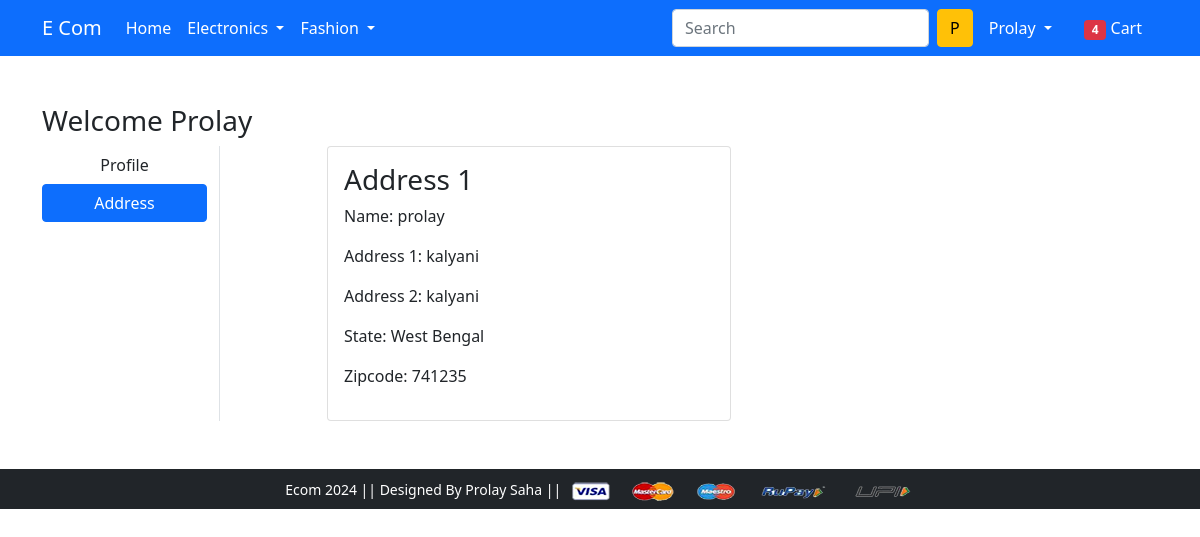
The app's page /address/ (signed in), older data.
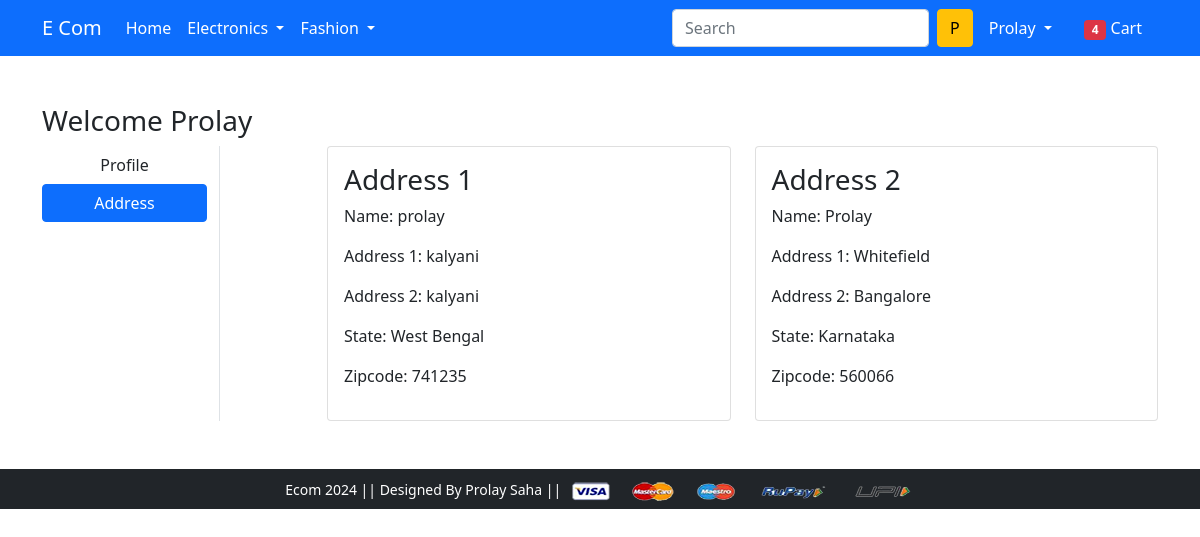
The same page, newer data.
### app/models.py (models this page shows, shortened)
class Customer(models.Model):
    user = models.ForeignKey(User, on_delete=models.CASCADE)
    name = models.CharField(max_length=200)
    location = models.CharField(max_length=200)
    city = models.CharField(max_length=200)
    zipcode = models.IntegerField()
    state = models.CharField(choices=STATE_CHOICES, max_length=50)

### app/views.py (the view)
# urls.py: path('address/', views.address, name='address'),
def address(request):
    add=Customer.objects.filter(user=request.user)
    return render(request, 'app/address.html',{'add':add})

### app/templates/app/address.html (shortened to what this page needs)
{% extends 'app/base.html' %}
{% load static %}
{% block main-content %}
<div class="container my-5">
 <div class="row">
 <h3>Welcome <spam class="text-capitalize">{{request.user}}</spam></h3>
  <div class="col-sm-2 border-end">
   <ul class="list-unstyled">
    <li class="d-grid"><a href="{% url 'profile' %}" class="btn">Profile</a></li>
    <li class="d-grid"><a href="{% url 'address' %}" class="btn btn-primary">Address</a></li>
   </ul>
  </div>
  <div class="col-sm-9 offset-sm-1">
   <div class="row">
    {% for ad in add %}
    <div class="col-sm-6">
     <div class="card">
      <div class="card-body">
       <h3>Address {{forloop.counter}}</h3>
       <p>Name: {{ad.name}}</p>
       <p>Address 1: {{ad.location}}</p>
       <p>Address 2:  {{ad.city}}</p>
       <p>State:  {{ad.state}}</p>
       <p>Zipcode:  {{ad.zipcode}}</p>
      </div>
     </div>
    </div>
    {% endfor %}
   </div>
  </div>
 </div>
</div>
{% endblock main-content %}

Row changes from the older to the newer data that the page shows:
added Customer: name "Prolay", location "Whitefield", city "Bangalore", state "Karnataka", zipcode "560066"
